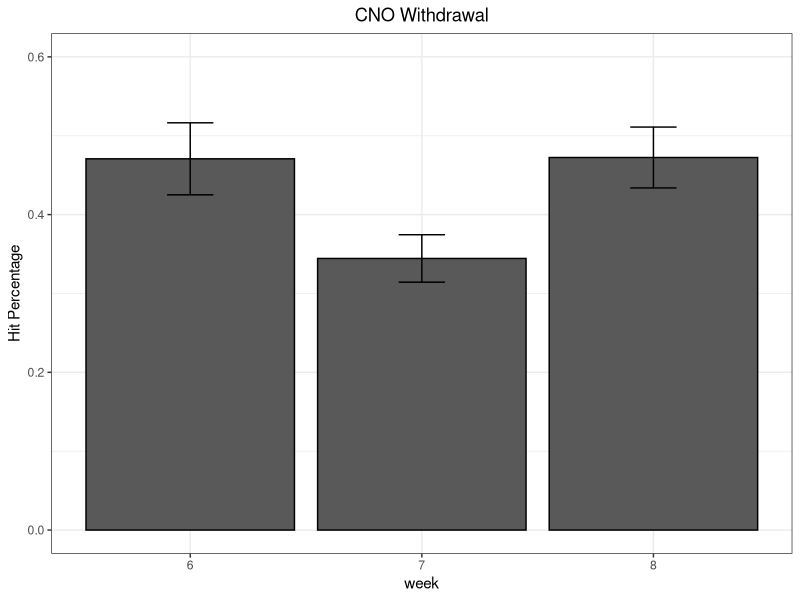
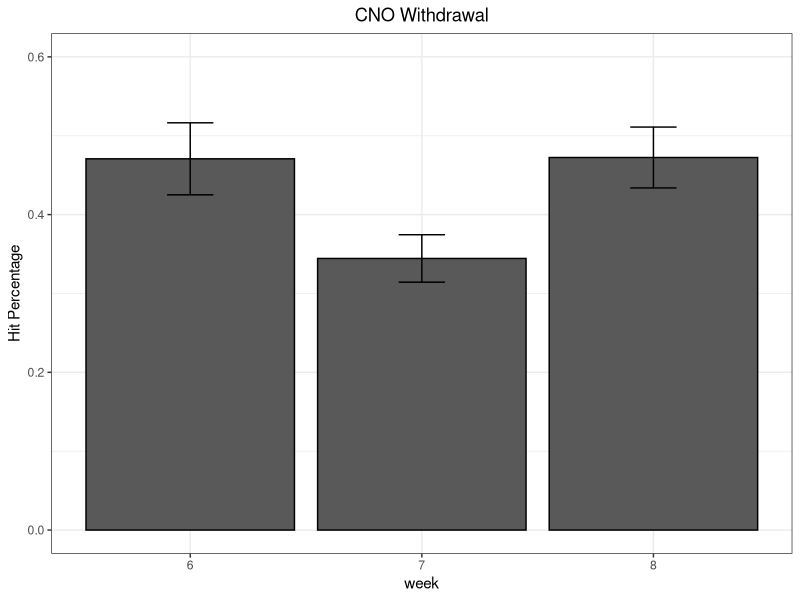

The R script that drew these images, in order: (Note: this script raises an error after producing the figures.)
library(ggplot2)
library(dplyr)
library(plotrix)
library(tidyverse)
library(nlme)
library(tidyr)
library(ggpubr)
library(car)
library(Hmisc)
library(rstatix)
library(emmeans)

theme_update(plot.title = element_text(hjust = 0.5))

#read data file
ladder_data<-read.csv("data/summary_ladder-cb2cb3.csv")
#rename week column because it seems weird for some reason
#colnames(ladder_data)[1]<-"week"

#assign new variables for percentage slip, miss and hit
slip_data <-data.frame(ladder_data[1],ladder_data["type"],ladder_data["slip"]/ladder_data["total"])
hit_data  <-data.frame(ladder_data[1],ladder_data["type"],ladder_data["hit"]/ladder_data["total"])
miss_data <-data.frame(ladder_data[1],ladder_data["type"],ladder_data["miss"]/ladder_data["total"])

#run t tests
t_hit<-t.test(hit_data$hit ~ hit_data$type)
t_miss<-t.test(miss_data$miss ~ miss_data$type)
t_slip<-t.test(slip_data$slip ~ slip_data$type)

#create summary variables
slips=group_by(slip_data,week,type) %>% summarise(Mslip=mean(slip),SEslip=std.error(slip))
hits=group_by(hit_data,week,type) %>% summarise(Mhit=mean(hit),SEhit=std.error(hit))
missS=group_by(miss_data,week,type) %>% summarise(Mmiss=mean(miss),SEmiss=std.error(miss))

#create bar plot variables
plot_slip <-ggplot(slips, aes(x=week, y=Mslip, fill=type)) + geom_bar(position="dodge", stat="identity",width=0.8) + geom_errorbar(aes(ymin=Mslip-SEslip,ymax=Mslip+SEslip),width=0.2,position=position_dodge(0.8))
plot_hit  <-ggplot(hits, aes(x=week, y=Mhit, fill=type)) + geom_bar(position="dodge", stat="identity",width=0.8)   + geom_errorbar(aes(ymin=Mhit-SEhit,ymax=Mhit+SEhit),width=0.2,position=position_dodge(0.8))
plot_miss <-ggplot(missS, aes(x=week, y=Mmiss, fill=type)) + geom_bar(position="dodge", stat="identity",width=0.8) + geom_errorbar(aes(ymin=Mmiss-SEmiss,ymax=Mmiss+SEmiss),width=0.2,position=position_dodge(0.8))

# run stats: let's make new df with percent normalized columns so we have all metadata too:
ldp <- ladder_data %>% mutate(hit_pct=hit/total,slip_pct=slip/total,miss_pct=miss/total)

# do a mixed effects model on hits:
hmod <- lme(hit_pct ~ type*week, random = ~1 | rat/week,na.action=na.omit,data=ldp)
anova(hmod)
# hmm. main effect of type not significant, nor interaction. are we allowed to do follow up tests? ah, why not.
hitaov <- anova_test(
  data = ldp, dv = hit_pct, wid = rat,
  between = type, within = week
)
get_anova_table(hitaov)

#d1a <- d1 %>%
#  group_by(Timepoint_Name) %>%
#  anova_test(dv = Mean_Asis_Toe_Height, wid = Rat, between = exptype) %>%
#  get_anova_table() %>%
#  adjust_pvalue(method = "bonferroni")
#d1a

# try with just weeks 678:
ldp678 <- ldp %>% filter(week %in% c("week6","week7","week8") )
hmod678 <- lme(hit_pct ~ type*week, random = ~1 | rat/week,na.action=na.omit,data=ldp678)
anova(hmod678)

# try with just experimentals (all we care about for withdrawal)
ldp678e <- ldp %>% filter(week %in% c("week6","week7","week8")) %>% filter(type=='exp')
hmod678e <- lme(hit_pct ~ week, random = ~1 | rat/week,na.action=na.omit,data=ldp678e)
anova(hmod678e)

ldp678es <- ldp678e %>% group_by(week) %>% summarise(hit_pct_mn=mean(hit_pct),hit_pct_sem=std.error(hit_pct))

# make bar plot with std error bars with just exp:
p<- ggplot(ldp678es, aes(x=week, y=hit_pct_mn)) + 
  geom_bar(stat="identity", color="black", 
           position=position_dodge()) +
  geom_errorbar(aes(ymin=hit_pct_mn-hit_pct_sem, ymax=hit_pct_mn+hit_pct_sem), width=.2,
                position=position_dodge(.9)) +
  theme_bw() + 
  coord_cartesian(ylim = c(0, 0.6)) +
  scale_x_discrete(labels = c("6", "7", "8")) +
  ylab('Hit Percentage') +
  ggtitle("CNO Withdrawal") +
  theme(plot.title = element_text(hjust = .5))
print(p)
ggsave("cnowithdraw.pdf")

# make bar plot from all data to get auto stats labels
# NO don't use this - it doesn't do the right anova...
p <- ldp678e %>% ggplot(aes(x=week, y=hit_pct)) + 
    stat_summary(fun.data = "mean_se", geom = "errorbar", width = bw, 
                 position = position_dodge(.3), color = "black") + 
    stat_summary(fun = "mean", geom = "line", size = ls, 
                 position = position_dodge(.3)) + 
    stat_summary(fun = "mean", geom = "point", size = ps, 
                 position = position_dodge(.3)) + 
    #scale_x_discrete(labels = c("Preinjury", "1w", "2w", "4w", "6w", "7w", "8w")) +
    #scale_fill_manual(values=c("#E1812C","#3274A1"),labels=c("Control","DREADDs"))+ # correct colors 
    #scale_color_manual(values = c("#E1812C","#3274A1"),labels=c("Control","DREADDs")) +
    #scale_y_continuous(limits=c(30, 70))+
    #labs(x = "") +
    #ylab(theunits) +
    #xlab("Time after SCI") +
    #ggtitle(thetitle) + 
    #facet_wrap(~Speed_Group,labeller = labeller(Speed_Group=speed_labelmap)) +
    # defaults to wilcoxon? UES
    stat_compare_means() +
    #stat_compare_means(aes(group = exptype), label =  "p.signif", 
    #                  hide.ns = TRUE, label.y=0.65 ) +
    #labs(color="Treatment:") +
    #coord_cartesian(ylim = c(0.4, 0.7))
    #stat_compare_means(aes(group = exptype), label =  "p.signif", 
    #                   method='t.test',  hide.ns = TRUE )
    theme_bw() + 
    theme(plot.title = element_text(hjust = .5,size=10))
p
# Finished bar plot
#p+labs(title="Tooth length per dose", x="Dose (mg)", y = "Length")+
#  theme_classic() +
#  scale_fill_manual(values=c('#999999','#E69F00'))


#
ldp678c <- ldp %>% filter(week %in% c("week6","week7","week8")) %>% filter(type=='ctrl')
hmod678c <- lme(hit_pct ~ week, random = ~1 | rat/week,na.action=na.omit,data=ldp678c)
anova(hmod678c)

ggplot(ldp,aes(x=week,y=hit_pct,fill=type)) + 
  geom_bar(position="dodge", stat="identity",width=0.8) +
  theme_bw()

# now run test on all data for miss for all weeks:
# do a mixed effects model on hits:
mmod <- lme(miss_pct ~ type*week, random = ~1 | rat/week,na.action=na.omit,data=ldp)
anova(mmod)
# hmm. main effect of type not significant, nor interaction. are we allowed to do follow up tests? ah, why not.
maov <- anova_test(
  data = ldp, dv = miss_pct, wid = rat,
  between = type, within = week
)
get_anova_table(maov)

mmod678 <- lme(miss_pct ~ type*week, random = ~1 | rat/week,na.action=na.omit,data=ldp678)
anova(mmod678)

mmod678e <- lme(miss_pct ~ week, random = ~1 | rat/week,na.action=na.omit,data=ldp678e)
anova(mmod678e)

mmod678c <- lme(miss_pct ~ week, random = ~1 | rat/week,na.action=na.omit,data=ldp678c)
anova(mmod678c)

# Now let's do slips:
smod <- lme(slip_pct ~ type*week, random = ~1 | rat/week,na.action=na.omit,data=ldp)
anova(smod)
# hmm. main effect of type not significant, nor interaction. are we allowed to do follow up tests? ah, why not.
saov <- anova_test(
  data = ldp, dv = slip_pct, wid = rat,
  between = type, within = week
)
get_anova_table(saov)

smod678 <- lme(slip_pct ~ type*week, random = ~1 | rat/week,na.action=na.omit,data=ldp678)
anova(smod678)

smod678e <- lme(slip_pct ~ week, random = ~1 | rat/week,na.action=na.omit,data=ldp678e)
anova(smod678e)

smod678c <- lme(slip_pct ~ week, random = ~1 | rat/week,na.action=na.omit,data=ldp678c)
anova(smod678c)
